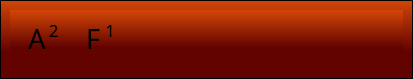
   <widget class="QFrame" name="frame_2">
    <property name="geometry">
     <rect>
      <x>1114</x>
      <y>800</y>
      <width>413</width>
      <height>79</height>
     </rect>
    </property>
    <property name="styleSheet">
     <string notr="true">background-color: qlineargradient(spread:pad, x1:1, y1:0, x2:1, y2:1, stop:0.00568182 rgba(209, 69, 6, 255), stop:0.653409 rgba(99, 3, 0, 255));</string>
    </property>
    <property name="frameShape">
     <enum>QFrame::StyledPanel</enum>
    </property>
    <property name="frameShadow">
     <enum>QFrame::Raised</enum>
    </property>
    <widget class="QWidget" name="horizontalLayoutWidget">
     <property name="geometry">
      <rect>
       <x>10</x>
       <y>10</y>
       <width>393</width>
       <height>57</height>
      </rect>
     </property>
     <layout class="QHBoxLayout" name="raccoglitore">
      <property name="spacing">
       <number>1</number>
      </property>
      <item>
       <widget class="QLabel" name="labelProva">
        <property name="minimumSize">
         <size>
          <width>55</width>
          <height>55</height>
         </size>
        </property>
        <property name="maximumSize">
         <size>
          <width>55</width>
          <height>55</height>
         </size>
        </property>
        <property name="font">
         <font>
          <family>AR ESSENCE</family>
          <pointsize>20</pointsize>
         </font>
        </property>
        <property name="layoutDirection">
         <enum>Qt::LeftToRight</enum>
        </property>
        <property name="autoFillBackground">
         <bool>false</bool>
        </property>
        <property name="styleSheet">
         <string notr="true">background-color: transparent;
image: url(:/Resources/tesseraFinale.png);
background-color: transparent;</string>
        </property>
        <property name="frameShape">
         <enum>QFrame::NoFrame</enum>
        </property>
        <property name="frameShadow">
         <enum>QFrame::Sunken</enum>
        </property>
        <property name="lineWidth">
         <number>3</number>
        </property>
        <property name="midLineWidth">
         <number>0</number>
        </property>
        <property name="text">
         <string>&lt;!DOCTYPE HTML PUBLIC &quot;-//W3C//DTD HTML 4.0//EN&quot; &quot;http://www.w3.org/TR/REC-html40/strict.dtd&quot;&gt;
&lt;html&gt;&lt;head&gt;&lt;meta name=&quot;qrichtext&quot; content=&quot;1&quot; /&gt;&lt;style type=&quot;text/css&quot;&gt;
p, li { white-space: pre-wrap; }
&lt;/style&gt;&lt;/head&gt;&lt;body style=&quot; font-family:'MS Shell Dlg 2'; font-size:8pt; font-weight:400; font-style:normal;&quot;&gt;
&lt;p align=&quot;center&quot; style=&quot; margin-top:12px; margin-bottom:12px; margin-left:0px; margin-right:0px; -qt-block-indent:0; text-indent:0px;&quot;&gt;&lt;span style=&quot; font-size:20pt;&quot;&gt;  A&lt;/span&gt;&lt;span style=&quot; font-size:10pt;&quot;&gt; &lt;/span&gt;&lt;span style=&quot; font-size:20pt; vertical-align:super;&quot;&gt;2&lt;/span&gt;&lt;span style=&quot; font-size:10pt; vertical-align:super;&quot;&gt; &lt;/span&gt;&lt;/p&gt;&lt;/body&gt;&lt;/html&gt;</string>
        </property>
        <property name="textFormat">
         <enum>Qt::RichText</enum>
        </property>
        <property name="pixmap">
         <pixmap resource="resource.qrc">:/Resources/tesseraFinale.png</pixmap>
        </property>
        <property name="scaledContents">
         <bool>true</bool>
        </property>
        <property name="alignment">
         <set>Qt::AlignJustify|Qt::AlignVCenter</set>
        </property>
        <property name="margin">
         <number>0</number>
        </property>
        <property name="indent">
         <number>-1</number>
        </property>
       </widget>
      </item>
      <item>
       <widget class="QLabel" name="labelProva_5">
        <property name="minimumSize">
         <size>
          <width>55</width>
          <height>55</height>
         </size>
        </property>
        <property name="maximumSize">
         <size>
          <width>55</width>
          <height>55</height>
         </size>
        </property>
        <property name="font">
         <font>
          <family>AR ESSENCE</family>
          <pointsize>20</pointsize>
         </font>
        </property>
        <property name="layoutDirection">
         <enum>Qt::LeftToRight</enum>
        </property>
        <property name="autoFillBackground">
         <bool>false</bool>
        </property>
        <property name="styleSheet">
         <string notr="true">background-color: transparent;
image: url(:/Resources/tesseraFinale.png);
background-color: transparent;</string>
        </property>
        <property name="frameShape">
         <enum>QFrame::NoFrame</enum>
        </property>
        <property name="frameShadow">
         <enum>QFrame::Sunken</enum>
        </property>
        <property name="lineWidth">
         <number>3</number>
        </property>
        <property name="midLineWidth">
         <number>0</number>
        </property>
        <property name="text">
         <string>&lt;!DOCTYPE HTML PUBLIC &quot;-//W3C//DTD HTML 4.0//EN&quot; &quot;http://www.w3.org/TR/REC-html40/strict.dtd&quot;&gt;
&lt;html&gt;&lt;head&gt;&lt;meta name=&quot;qrichtext&quot; content=&quot;1&quot; /&gt;&lt;style type=&quot;text/css&quot;&gt;
p, li { white-space: pre-wrap; }
&lt;/style&gt;&lt;/head&gt;&lt;body style=&quot; font-family:'MS Shell Dlg 2'; font-size:8pt; font-weight:400; font-style:normal;&quot;&gt;
&lt;p align=&quot;center&quot; style=&quot; margin-top:0px; margin-bottom:0px; margin-left:0px; margin-right:0px; -qt-block-indent:0; text-indent:0px;&quot;&gt;&lt;span style=&quot; font-size:20pt;&quot;&gt;  F&lt;/span&gt;&lt;span style=&quot; font-size:9pt;&quot;&gt; &lt;/span&gt;&lt;span style=&quot; font-size:9pt; vertical-align:super;&quot;&gt; &lt;/span&gt;&lt;span style=&quot; font-size:20pt; vertical-align:super;&quot;&gt;1&lt;/span&gt;&lt;/p&gt;&lt;/body&gt;&lt;/html&gt;</string>
        </property>
        <property name="textFormat">
         <enum>Qt::RichText</enum>
        </property>
        <property name="pixmap">
         <pixmap resource="resource.qrc">:/Resources/tesseraFinale.png</pixmap>
        </property>
        <property name="scaledContents">
         <bool>true</bool>
        </property>
        <property name="alignment">
         <set>Qt::AlignJustify|Qt::AlignVCenter</set>
        </property>
        <property name="margin">
         <number>0</number>
        </property>
        <property name="indent">
         <number>-1</number>
        </property>
       </widget>
      </item>
      <item>
       <widget class="QLabel" name="labelProva_4">
        <property name="minimumSize">
         <size>
          <width>55</width>
          <height>55</height>
         </size>
        </property>
        <property name="maximumSize">
         <size>
          <width>55</width>
          <height>55</height>
         </size>
        </property>
        <property name="font">
         <font>
          <family>AR ESSENCE</family>
          <pointsize>20</pointsize>
         </font>
        </property>
        <property name="layoutDirection">
         <enum>Qt::LeftToRight</enum>
        </property>
        <property name="autoFillBackground">
         <bool>false</bool>
        </property>
        <property name="styleSheet">
         <string notr="true">background-color: transparent;
image: url(:/Resources/tesseraFinale.png);
background-color: transparent;</string>
        </property>
        <property name="frameShape">
         <enum>QFrame::NoFrame</enum>
        </property>
        <property name="frameShadow">
         <enum>QFrame::Sunken</enum>
        </property>
        <property name="lineWidth">
         <number>3</number>
        </property>
        <property name="midLineWidth">
         <number>0</number>
        </property>
        <property name="text">
         <string/>
        </property>
        <property name="textFormat">
         <enum>Qt::RichText</enum>
        </property>
        <property name="pixmap">
         <pixmap resource="resource.qrc">:/Resources/tesseraFinale.png</pixmap>
        </property>
        <property name="scaledContents">
         <bool>true</bool>
        </property>
        <property name="alignment">
         <set>Qt::AlignJustify|Qt::AlignVCenter</set>
        </property>
        <property name="margin">
         <number>0</number>
        </property>
        <property name="indent">
         <number>-1</number>
        </property>
       </widget>
      </item>
      <item>
       <widget class="QLabel" name="labelProva_3">
        <property name="minimumSize">
         <size>
          <width>55</width>
          <height>55</height>
         </size>
        </property>
        <property name="maximumSize">
         <size>
          <width>55</width>
          <height>55</height>
         </size>
        </property>
        <property name="font">
         <font>
          <family>AR ESSENCE</family>
          <pointsize>20</pointsize>
         </font>
        </property>
        <property name="layoutDirection">
         <enum>Qt::LeftToRight</enum>
        </property>
        <property name="autoFillBackground">
         <bool>false</bool>
        </property>
        <property name="styleSheet">
         <string notr="true">background-color: transparent;
image: url(:/Resources/tesseraFinale.png);
background-color: transparent;</string>
        </property>
        <property name="frameShape">
         <enum>QFrame::NoFrame</enum>
        </property>
        <property name="frameShadow">
         <enum>QFrame::Sunken</enum>
        </property>
        <property name="lineWidth">
         <number>3</number>
        </property>
        <property name="midLineWidth">
         <number>0</number>
        </property>
        <property name="text">
         <string/>
        </property>
        <property name="textFormat">
         <enum>Qt::RichText</enum>
        </property>
        <property name="pixmap">
         <pixmap resource="resource.qrc">:/Resources/tesseraFinale.png</pixmap>
        </property>
        <property name="scaledContents">
         <bool>true</bool>
        </property>
        <property name="alignment">
         <set>Qt::AlignJustify|Qt::AlignVCenter</set>
        </property>
        <property name="margin">
         <number>0</number>
        </property>
        <property name="indent">
         <number>-1</number>
        </property>
       </widget>
      </item>
      <item>
       <widget class="QLabel" name="labelProva_6">
        <property name="minimumSize">
         <size>
          <width>55</width>
          <height>55</height>
         </size>
        </property>
        <property name="maximumSize">
         <size>
          <width>55</width>
          <height>55</height>
         </size>
        </property>
        <property name="font">
         <font>
          <family>AR ESSENCE</family>
          <pointsize>20</pointsize>
         </font>
        </property>
        <property name="layoutDirection">
         <enum>Qt::LeftToRight</enum>
        </property>
        <property name="autoFillBackground">
         <bool>false</bool>
        </property>
        <property name="styleSheet">
         <string notr="true">background-color: transparent;
image: url(:/Resources/tesseraFinale.png);
background-color: transparent;</string>
        </property>
        <property name="frameShape">
         <enum>QFrame::NoFrame</enum>
        </property>
        <property name="frameShadow">
         <enum>QFrame::Sunken</enum>
        </property>
        <property name="lineWidth">
         <number>3</number>
        </property>
        <property name="midLineWidth">
         <number>0</number>
        </property>
        <property name="text">
         <string/>
        </property>
        <property name="textFormat">
         <enum>Qt::RichText</enum>
        </property>
        <property name="pixmap">
         <pixmap resource="resource.qrc">:/Resources/tesseraFinale.png</pixmap>
        </property>
        <property name="scaledContents">
         <bool>true</bool>
        </property>
        <property name="alignment">
         <set>Qt::AlignJustify|Qt::AlignVCenter</set>
        </property>
        <property name="margin">
         <number>0</number>
        </property>
        <property name="indent">
         <number>-1</number>
        </property>
       </widget>
      </item>
      <item>
       <widget class="QLabel" name="labelProva_2">
        <property name="minimumSize">
         <size>
          <width>55</width>
          <height>55</height>
         </size>
        </property>
        <property name="maximumSize">
         <size>
          <width>55</width>
          <height>55</height>
         </size>
        </property>
        <property name="font">
         <font>
          <family>AR ESSENCE</family>
          <pointsize>20</pointsize>
         </font>
        </property>
        <property name="layoutDirection">
         <enum>Qt::LeftToRight</enum>
        </property>
        <property name="autoFillBackground">
         <bool>false</bool>
        </property>
        <property name="styleSheet">
         <string notr="true">background-color: transparent;
image: url(:/Resources/tesseraFinale.png);
background-color: transparent;</string>
        </property>
        <property name="frameShape">
         <enum>QFrame::NoFrame</enum>
        </property>
        <property name="frameShadow">
         <enum>QFrame::Sunken</enum>
        </property>
        <property name="lineWidth">
         <number>3</number>
        </property>
        <property name="midLineWidth">
         <number>0</number>
        </property>
        <property name="text">
         <string/>
        </property>
        <property name="textFormat">
         <enum>Qt::RichText</enum>
        </property>
        <property name="pixmap">
         <pixmap resource="resource.qrc">:/Resources/tesseraFinale.png</pixmap>
        </property>
        <property name="scaledContents">
         <bool>true</bool>
        </property>
        <property name="alignment">
         <set>Qt::AlignJustify|Qt::AlignVCenter</set>
        </property>
        <property name="margin">
         <number>0</number>
        </property>
        <property name="indent">
         <number>-1</number>
        </property>
       </widget>
      </item>
      <item>
       <widget class="QLabel" name="labelProva_7">
        <property name="minimumSize">
         <size>
          <width>55</width>
          <height>55</height>
         </size>
        </property>
        <property name="maximumSize">
         <size>
          <width>55</width>
          <height>55</height>
         </size>
        </property>
        <property name="font">
         <font>
          <family>AR ESSENCE</family>
          <pointsize>20</pointsize>
         </font>
        </property>
        <property name="layoutDirection">
         <enum>Qt::LeftToRight</enum>
        </property>
        <property name="autoFillBackground">
         <bool>false</bool>
        </property>
        <property name="styleSheet">
         <string notr="true">background-color: transparent;
image: url(:/Resources/tesseraFinale.png);
background-color: transparent;</string>
        </property>
        <property name="frameShape">
         <enum>QFrame::NoFrame</enum>
        </property>
        <property name="frameShadow">
         <enum>QFrame::Sunken</enum>
        </property>
        <property name="lineWidth">
         <number>3</number>
        </property>
        <property name="midLineWidth">
         <number>0</number>
        </property>
        <property name="text">
         <string/>
        </property>
        <property name="textFormat">
         <enum>Qt::RichText</enum>
        </property>
        <property name="pixmap">
         <pixmap resource="resource.qrc">:/Resources/tesseraFinale.png</pixmap>
        </property>
        <property name="scaledContents">
         <bool>true</bool>
        </property>
        <property name="alignment">
         <set>Qt::AlignJustify|Qt::AlignVCenter</set>
        </property>
        <property name="margin">
         <number>0</number>
        </property>
        <property name="indent">
         <number>-1</number>
        </property>
       </widget>
      </item>
     </layout>
    </widget>
   </widget>
